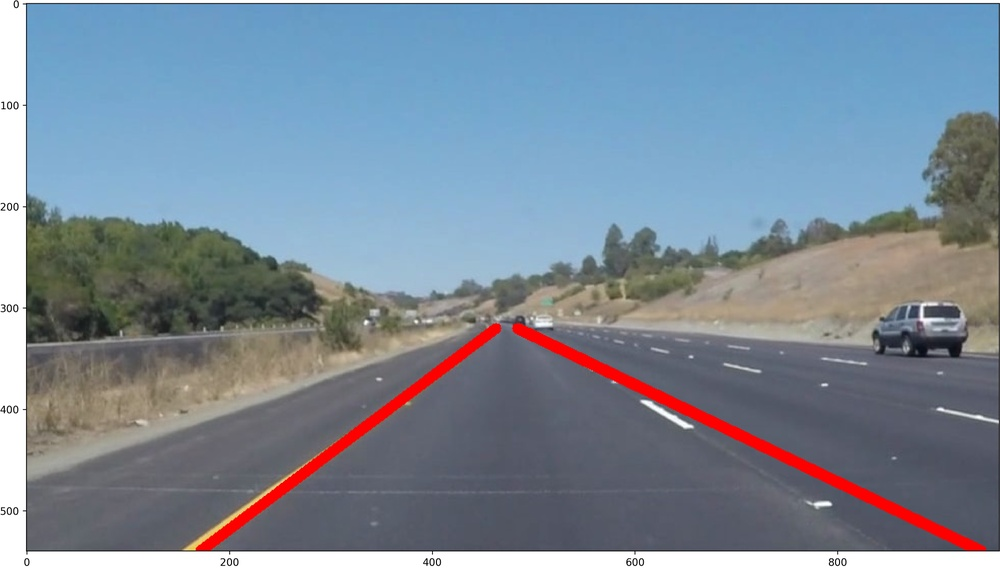
#> input picture lane_detect_example.jpg, 1000 x 568 px, shrunk from 4138 x 2350 before the run; its folder holds only this picture in this run
$ python -i test.py   (imports and definitions only)
#> lines starting #> are read from the running program, lines starting #| are printed output that depends on the picture; after the words box and inside, x2 and y2 are one past the last pixel; in counts of white or black regions, pixels touching at a corner belong together
# 3rd party dependencies
import cv2
import numpy as np
import matplotlib.pyplot as plt
import matplotlib.image as mpimg
import os
import shutil
from moviepy.editor import VideoFileClip
from IPython.display import HTML

# set tuning parameters for algortithms
# gaussian blurring param:
kernel_size = 5  # Gaussian blur kernel must be odd number
# canny edge detection params:
low_thresh = 50  # low gradient threshold
hi_thresh = 150  # high gradient threshold
# hough transform params:
rho = 1  # distance resolution of the accumulator in pixels
theta = np.pi / 180  # angle resolution of the accumulator in radians
threshold = 2  # votes needed to return line (>threshold).
min_line_len = 10
max_line_gap = 30

def detect(raw_image):
    white_mask = cv2.inRange(raw_image, np.array([200, 200, 200]), np.array([255, 255, 255]))
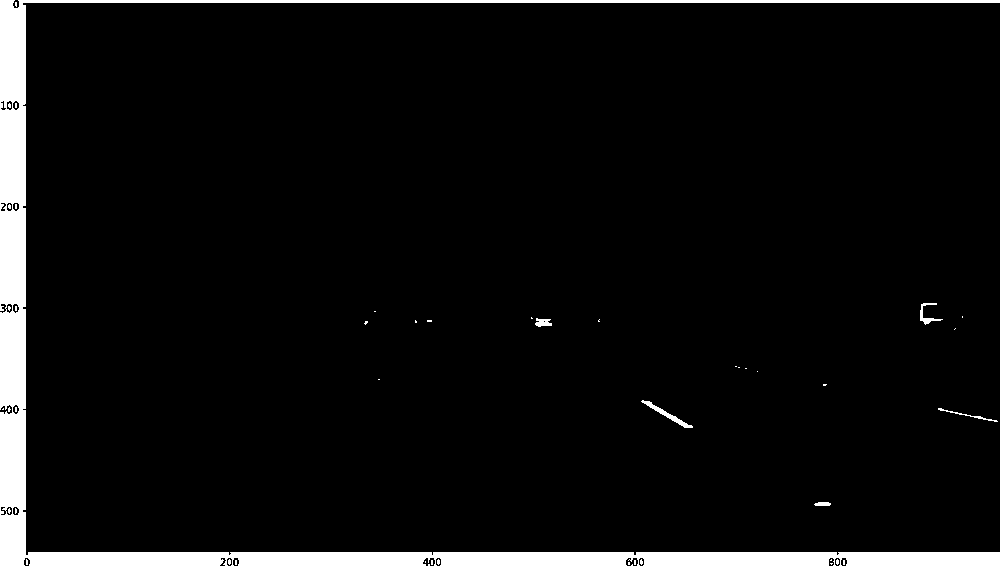
#> white_mask: shape (568, 1000); 5.8% white; 45 white regions (39 under 20 px), largest, box (x1, y1, x2, y2) and area: (0, 0, 1000, 568) 32205, (641, 400, 693, 428) 246, (920, 303, 943, 325) 145, (535, 318, 552, 327) 105, (938, 408, 998, 422) 104, (814, 502, 831, 506) 59
    yellow_mask = cv2.inRange(raw_image, np.array([120, 120, 0]), np.array([255, 255, 100]))
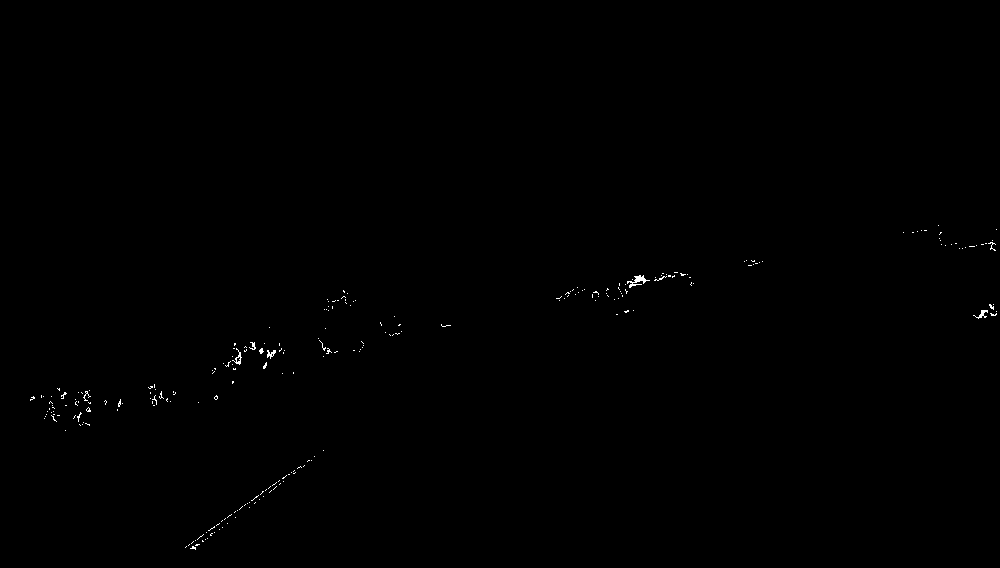
#> yellow_mask: shape (568, 1000); 0.2% white in thin lines or dots, all inside (x1, y1, x2, y2) = (30, 225, 997, 550)
    combo_mask = cv2.bitwise_or(white_mask, yellow_mask)
#> combo_mask: shape (568, 1000); 6% white; 299 white regions (286 under 20 px), largest, box (x1, y1, x2, y2) and area: (0, 0, 1000, 568) 32205, (641, 400, 693, 428) 246, (920, 303, 943, 325) 145
    color_image = cv2.bitwise_and(raw_image, raw_image, mask=combo_mask)
    gray_image = cv2.cvtColor(color_image, cv2.COLOR_RGB2GRAY)

    # gaussian blur + canny edge detection
    gaussian_image = cv2.GaussianBlur(gray_image, (kernel_size, kernel_size), 0)
    edges_image = cv2.Canny(gaussian_image, low_thresh, hi_thresh)
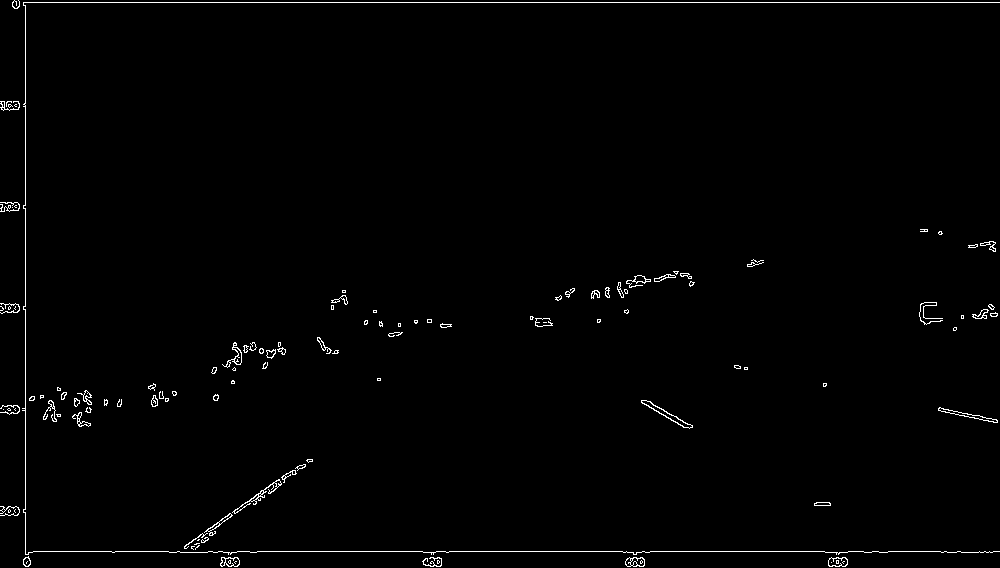
#> edges_image: shape (568, 1000); 1.1% white in thin lines or dots

    # crop into left and right images for finding left and right lane lines
    left_mask = np.zeros_like(edges_image)
    right_mask = np.zeros_like(edges_image)
    imshape = raw_image.shape
#> imshape = (568, 1000, 3)
    vertices_left = np.array([[(75, imshape[0] - 25), (imshape[1] / 2 - 50, imshape[0] / 2 + 75),
                          (imshape[1] / 2, imshape[0] / 2 + 75), (imshape[1] / 2, imshape[0] - 25)]], dtype=np.int32)

    vertices_right = np.array([[(imshape[1] / 2, imshape[0] - 25), (imshape[1] / 2, imshape[0] / 2 + 75),
                               (imshape[1] / 2 + 50, imshape[0] / 2 + 75), (imshape[1] - 75, imshape[0] - 25)]],
                             dtype=np.int32)
    cv2.fillPoly(left_mask, vertices_left, 255)
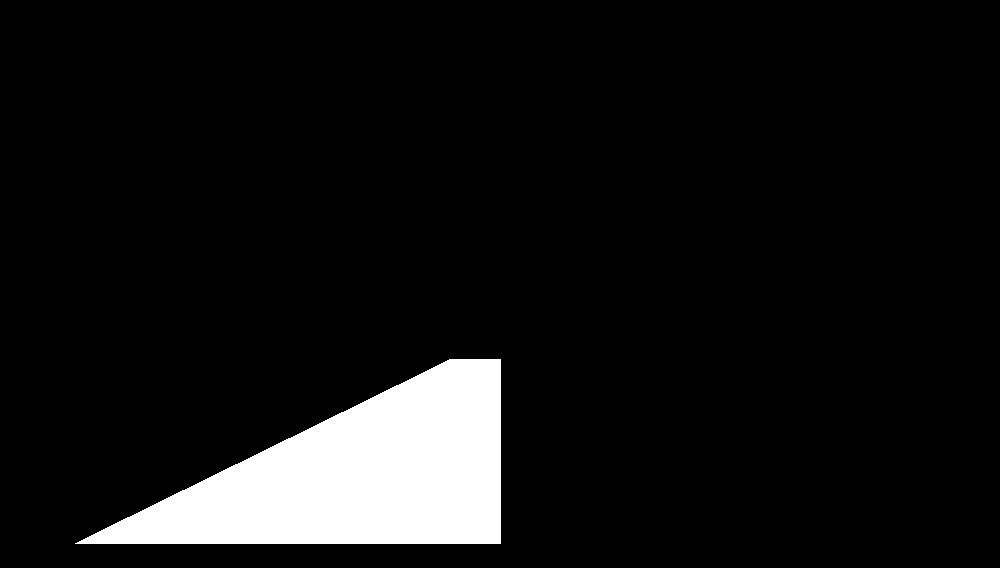
#> left_mask: shape (568, 1000); 7.8% white; 1 white region, box (x1, y1, x2, y2) and area: (75, 359, 501, 544) 44218
    cv2.fillPoly(right_mask, vertices_right, 255)
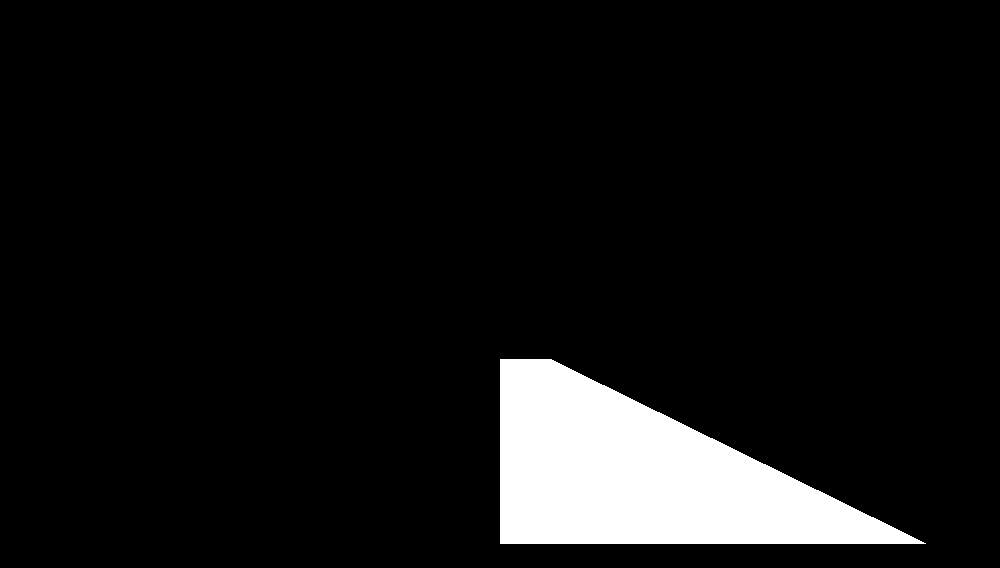
#> right_mask: shape (568, 1000); 7.8% white; 1 white region, box (x1, y1, x2, y2) and area: (500, 359, 926, 544) 44218
    masked_edges_image_left = cv2.bitwise_and(edges_image, left_mask)
#> masked_edges_image_left: shape (568, 1000); 0.08% white in thin lines or dots, all inside (x1, y1, x2, y2) = (188, 459, 313, 544)
    masked_edges_image_right = cv2.bitwise_and(edges_image, right_mask)
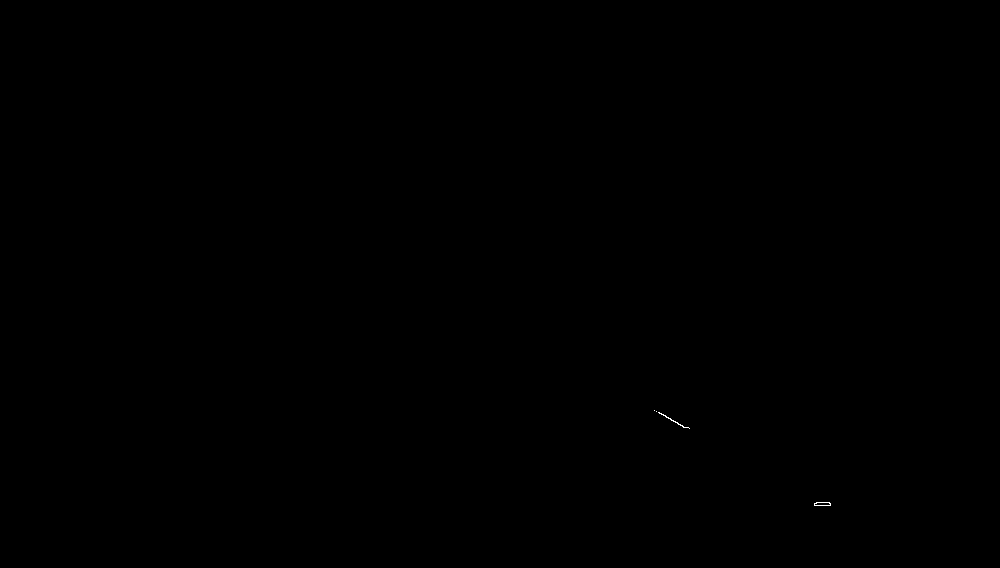
#> masked_edges_image_right: shape (568, 1000); 0.02% white in thin lines or dots, all inside (x1, y1, x2, y2) = (654, 410, 831, 506)

    cv2.imshow("img",masked_edges_image_left + masked_edges_image_right)
    cv2.waitKey(0)

    # compute lines via hough transform
    left_lines = cv2.HoughLinesP(masked_edges_image_left, rho, theta, threshold, np.array([]), min_line_len, max_line_gap)
#> left_lines = 31 rows, first 6: [208, 528, 310, 459], [256, 494, 273, 491], [249, 504, 286, 473], [259, 500, 276, 480], [202, 542, 217, 523], [195, 538, 208, 538]
    right_lines = cv2.HoughLinesP(masked_edges_image_right, rho, theta, threshold, np.array([]), min_line_len, max_line_gap)
#> right_lines = [[814, 503, 830, 505], [654, 410, 686, 427], [659, 412, 689, 428], [816, 502, 829, 502], [819, 505, 830, 503]]

    processed_image = np.copy(raw_image) # create img copy

    if left_lines is not None:
        # compute "average" line by performing linear regression on hough line endpoints
        leftYs = np.array([y1 for [[x1,y1,x2,y2]] in left_lines] + [y2 for [[x1,y1,x2,y2]] in left_lines])
#> leftYs = 62 values, max 543 at index 8, min 459 at index 31, mean 503.8
        leftXs = np.array([x1 for [[x1,y1,x2,y2]] in left_lines] + [x2 for [[x1,y1,x2,y2]] in left_lines])
#> leftXs = 62 values, max 312 at index 55, min 188 at index 8, mean 248.3
        leftA = np.vstack([leftXs, np.ones(len(leftXs))]).T
#> leftA = 62 pairs, first value 188 to 312, second value 1 to 1
        left_M, left_B = np.linalg.lstsq(leftA, leftYs)[0]
#> left_M = -0.715; left_B = 681.4
        left_Y1 = imshape[0]
#> left_Y1 = 568
        left_X1 = (left_Y1 - left_B) / left_M
#> left_X1 = 158.6
        left_Y2 = imshape[0] / 2 + 100
#> left_Y2 = 384
        left_X2 = (left_Y2 - left_B) / left_M
#> left_X2 = 415.9
        # draw lane lines
        cv2.line(processed_image, (int(left_X1), int(left_Y1)), (int(left_X2), int(left_Y2)), (255, 0, 0), 5)  # draw lines

    if right_lines is not None:
        # compute "average" line by performing linear regression on hough line endpoints
        rightYs = np.array([y1 for [[x1,y1,x2,y2]] in right_lines] + [y2 for [[x1,y1,x2,y2]] in right_lines])
#> rightYs = [503, 410, 412, 502, 505, 505, 427, 428, 502, 503]
        rightXs = np.array([x1 for [[x1,y1,x2,y2]] in right_lines] + [x2 for [[x1,y1,x2,y2]] in right_lines])
#> rightXs = [814, 654, 659, 816, 819, 830, 686, 689, 829, 830]
        rightA = np.vstack([rightXs, np.ones(len(rightXs))]).T
#> rightA = [[814, 1], [654, 1], [659, 1], [816, 1], [819, 1], [830, 1], [686, 1], [689, 1], [829, 1], [830, 1]]
        right_M, right_B = np.linalg.lstsq(rightA, rightYs)[0]
#> right_M = 0.554; right_B = 47.44
        right_Y1 = imshape[0]
#> right_Y1 = 568
        right_X1 = (right_Y1 - right_B) / right_M
#> right_X1 = 940.1
        right_Y2 = imshape[0] / 2 + 100
#> right_Y2 = 384
        right_X2 = (right_Y2 - right_B) / right_M
#> right_X2 = 607.8
        # draw lane lines
        cv2.line(processed_image, (int(right_X1), int(right_Y1)), (int(right_X2), int(right_Y2)), (255, 0, 0), 5)  # draw lines
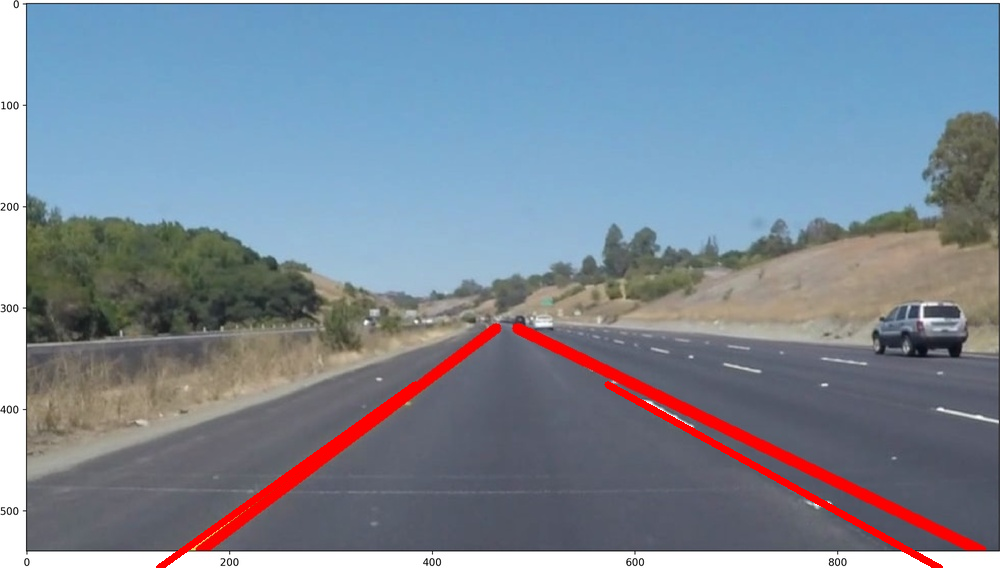
#> processed_image: shape (568, 1000, 3); mean R, G, B 123.9, 136.8, 151.6

    return processed_image

in_video_dir_name = "test_videos"
out_video_dir_name = "result_videos"
# [3 lines not run here, left out]
# [1 line that did not run here, left out]

# [6 lines not run here, left out]

>>> import cv2
>>> picture = cv2.cvtColor(cv2.imread('lane_detect_example.jpg'), cv2.COLOR_BGR2RGB)
>>> result = detect(picture)

$ run again, on multiimg_example.jpg
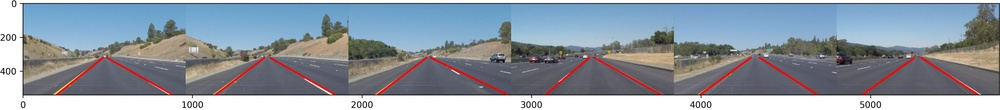
#> input picture multiimg_example.jpg, 1000 x 110 px, shrunk from 4762 x 523 before the run
#> in detect, `white_mask = cv2.inRange(raw_image, np.array([200, 200, 200]), np.arra..`:
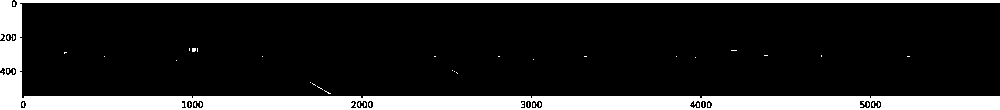
#> white_mask: shape (110, 1000); 16.8% white; 48 white regions (47 under 20 px), largest, box (x1, y1, x2, y2) and area: (0, 0, 1000, 110) 18269
#> yellow_mask: shape (110, 1000); 0.2% white in thin lines or dots, all inside (x1, y1, x2, y2) = (25, 33, 995, 95)
#> edges_image: shape (110, 1000); 2.8% white in thin lines or dots
#> left_mask: shape (110, 1000); 7.5% white; 1 white region, box (x1, y1, x2, y2) and area: (75, 85, 501, 110) 8238
#> right_mask: shape (110, 1000); 7.5% white; 1 white region, box (x1, y1, x2, y2) and area: (500, 85, 926, 110) 8238
#> masked_edges_image_left: shape (110, 1000); 0.44% white in thin lines or dots, all inside (x1, y1, x2, y2) = (162, 85, 501, 109)
#> masked_edges_image_right: shape (110, 1000); 0.46% white in thin lines or dots, all inside (x1, y1, x2, y2) = (500, 95, 846, 109)
#> left_lines = 34 rows, first 6: [318, 95, 373, 103], [351, 107, 373, 104], [284, 95, 319, 85], [386, 95, 499, 96], [351, 103, 372, 107], [267, 95, 281, 95]
#> right_lines = 35 rows, first 6: [691, 107, 710, 108], [513, 95, 532, 97], [691, 96, 803, 95], [521, 106, 572, 95], [520, 108, 542, 106], [619, 95, 637, 95]
#> leftYs = 68 values, max 108 at index 16, min 85 at index 36, mean 97.34
#> leftXs = 68 values, max 500 at index 58, min 164 at index 9, mean 342
#> leftA = 68 pairs, first value 164 to 500, second value 1 to 1
#> left_M = 0.0292; left_B = 87.35
#> left_X1 = 775.7
#> left_X2 = 2316.9
#> in detect, `cv2.line(processed_image, (int(left_X1), int(left_Y1)), (int(left_X2),..`:
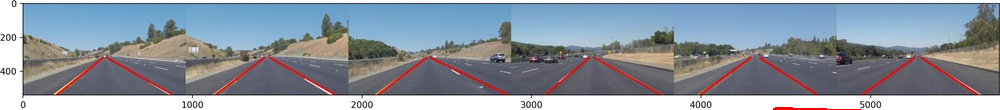
#> processed_image: shape (110, 1000, 3); mean R, G, B 141.9, 151.9, 163.2
#> rightYs = 70 values, max 108 at index 4, min 95 at index 1, mean 100.1
#> rightXs = 70 values, max 835 at index 42, min 500 at index 14, mean 633.4
#> rightA = 70 pairs, first value 500 to 835, second value 1 to 1
#> right_M = 0.00362; right_B = 97.8
#> right_X1 = 3365.3
#> right_X2 = 15783
